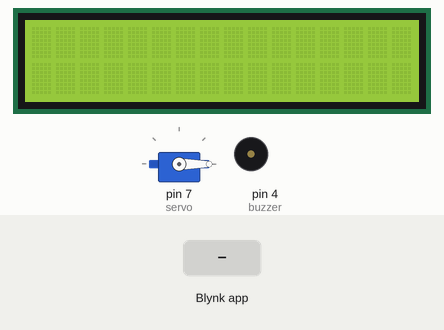
A sketch run on a simulated Arduino Uno, built with avr-gcc and run on an emulated ATmega328P. Shown: servo, 16×2 character LCD, buzzer (waves = sounding). The inputs (shaded band) are chosen by the test bench. WiFi joins after 1.5 s; servers stay silent unless stated.

Above: at 3.4 s.
3.5 s: Blynk app writes 0 to V1
At 4.4 s:
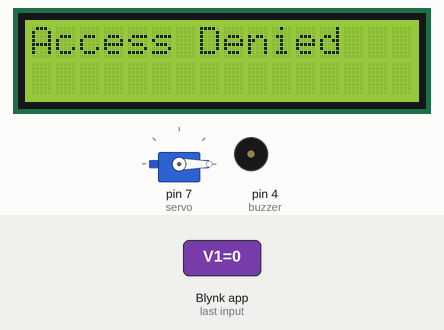
5.3 s: Blynk app writes 0 to V2
At 6.8 s:
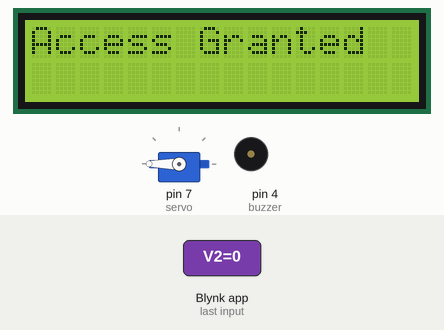
7.1 s: Blynk app writes 0 to V1
At 8.3 s:
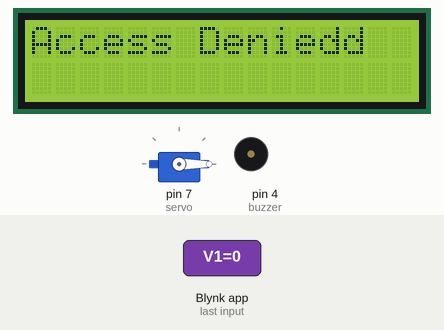
Timing chart, 0 to 10.1 s (numbered marks = the images above; inputs shaded):
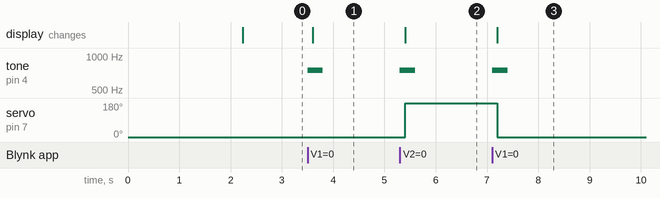

The sketch:

DoorLockBlynk.ino
```cpp
#include <Servo.h> //Include the servo library.
#include <SPI.h> //Include the SPI library.
#include <MFRC522.h> //Include the RFID scanner library.
#include <LiquidCrystal.h> //Include the LCD display library.
#include <BlynkSimpleStream.h> // Include the Blynk library.
#include <SoftwareSerial.h> // Import the serial library to be used in the code.

#define SS_PIN 10
#define RST_PIN 9
#define BLYNK_PRINT SwSerial // Tells the Arduino and Blynk app to use the Serial/USB option.

Servo servo;
MFRC522 mfrc522(SS_PIN, RST_PIN);   // Create MFRC522 instance.
LiquidCrystal lcd (A0, A1, A2, A3, A4, A5); // Identify the pins the LCD display is using.
SoftwareSerial SwSerial(10, 11); // RX, TX Declares the serial pins used by Blynk.

char auth[] = "oOyVlMzjR6WDcE17gF9h8qCj-srHvkyz"; // Auth token used by Bylnk.

const int ledPin1 = 2; // Constant variables showing the pins the LED's and buzzer are connected to.
const int ledPin2 = 3;
const int buzzer = 4;

bool locked = false; // Declare that the boolean variable locked is false meaning the door is unlocked.

void setup() {
  Serial.begin(9600); // Initalise serial connection.
  Blynk.begin(Serial, auth);
  while (Blynk.connect() == false) {
    SwSerial.begin(9600); // Initiate a serial communication between the Arduino, computer and phone.
    Serial.begin(9600); // Initiate a serial communication between the Arduino and computer.
    Blynk.begin(Serial, auth); // Begin the Blynk program using the serial pins and auth token.
  }
  pinMode(ledPin1, INPUT); // Declare the green LED as an input.
  pinMode(ledPin2, INPUT); // Declare the red LED as an input.
  pinMode(buzzer, OUTPUT); // Declare the buzzer as an output.
  servo.attach(7);  // Attatch the servo to pin 7.
  servo.write(0); // Move the servo to the 0 degree position.
  delay(25);
  lcd.begin(16, 2); // Turn on the LCD display as a 16x2 display.
  SPI.begin();      // Initiate  SPI bus for the RFID scanner.
  mfrc522.PCD_Init();   // Initiate MFRC522 RFID scanner.
  bool locked = true; // Set the locked variable to true.

}

void loop() {

  Blynk.run(); // Run the Blynk Program.
}

BLYNK_WRITE(V1){ // Code for the virtual pin on the blynk app. This pin is told to be button 1 and should execute the funtion stated below it.

  int b1 = param.asInt();

  if (b1 == 0) // If button 1 is pressed run the lock function.
  {
    lock();
  }
}

BLYNK_WRITE(V2){ // Code for the virtual pin on the blynk app. This pin is told to be button 2 and should execute the funtion stated below it.

  int b2 = param.asInt();

  if (b2 == 0) // If button 2 is pressed run the unlock function.
  {
    unlock();
  }
}

void lock() {
  tone(buzzer, 750, 300); // Beep the buzzer.
  digitalWrite(ledPin1, LOW); // Turn off the green led.

  digitalWrite(ledPin2, HIGH); // Turn on the red LED.
  lcd.setCursor(0, 0); // Set the LCD cursor to 0, 0.
  delay(100);

  lcd.print("Access Denied"); // Print Access Denied to the LCD display.
  servo.write(0);  // Move the servo to the 0 degree position.
  delay(200);
}

void unlock() {
  tone(buzzer, 750, 300);  // Beep the buzzer.
  digitalWrite(ledPin2, LOW); // Turn off the red LED.

  digitalWrite(ledPin1, HIGH); // Turn on the green LED.
  lcd.setCursor(0, 0); // Set the LCD cursor to 0, 0.
  delay(100);

  lcd.print("Access Granted"); // Print Access Granted to the LCD display.
  servo.write(330); // Move the servo to the 330 degree position.
  delay(200);
}
```

Measured:
- after the input at 3.5 s, tone on pin 4 (buzzer): silent → 750 Hz at once, → silent 0.30 s later; the display: changes after 0.10 s (image 1)
- after the input at 5.3 s, tone on pin 4 (buzzer): silent → 750 Hz at once, → silent 0.30 s later; servo on pin 7 (servo): 0° → 180° after 0.10 s; the display: changes after 0.10 s (image 2)
- after the input at 7.1 s, tone on pin 4 (buzzer): silent → 750 Hz at once, → silent 0.30 s later; servo on pin 7 (servo): 180° → 0° after 0.10 s; the display: changes after 0.10 s (image 3)
